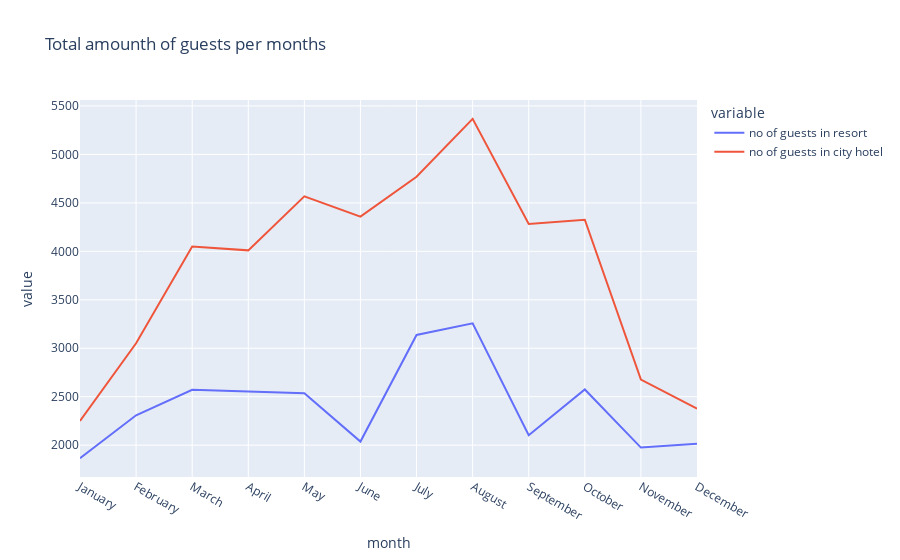

The cell this chart's notebook holds for it:
### Code cell
px.line(data_frame=final_rush2, x='month', y=['no of guests in resort', 'no of guests in city hotel'], title='Total amounth of guests per months')

### Figure 1 — Plotly figure (JSON) as saved in the notebook; plotly's stock layout.template omitted (floating-point values rounded to 4 significant figures)
{"data": [{"hovertemplate": "variable=no of guests in resort<br>month=%{x}<br>value=%{y}<extra></extra>", "legendgroup": "no of guests in resort", "line": {"color": "#636efa", "dash": "solid"}, "marker": {"symbol": "circle"}, "mode": "lines", "name": "no of guests in resort", "orientation": "v", "showlegend": true, "type": "scatter", "x": ["January", "February", "March", "April", "May", "June", "July", "August", "September", "October", "November", "December"], "xaxis": "x", "y": [1866, 2308, 2571, 2550, 2535, 2037, 3137, 3257, 2102, 2575, 1975, 2014], "yaxis": "y"}, {"hovertemplate": "variable=no of guests in city hotel<br>month=%{x}<br>value=%{y}<extra></extra>", "legendgroup": "no of guests in city hotel", "line": {"color": "#EF553B", "dash": "solid"}, "marker": {"symbol": "circle"}, "mode": "lines", "name": "no of guests in city hotel", "orientation": "v", "showlegend": true, "type": "scatter", "x": ["January", "February", "March", "April", "May", "June", "July", "August", "September", "October", "November", "December"], "xaxis": "x", "y": [2249, 3051, 4049, 4010, 4568, 4358, 4770, 5367, 4283, 4326, 2676, 2377], "yaxis": "y"}], "layout": {"legend": {"title": {"text": "variable"}, "tracegroupgap": 0}, "title": {"text": "Total amounth of guests per months"}, "xaxis": {"anchor": "y", "domain": [0, 1], "title": {"text": "month"}}, "yaxis": {"anchor": "x", "domain": [0, 1], "title": {"text": "value"}}}}
